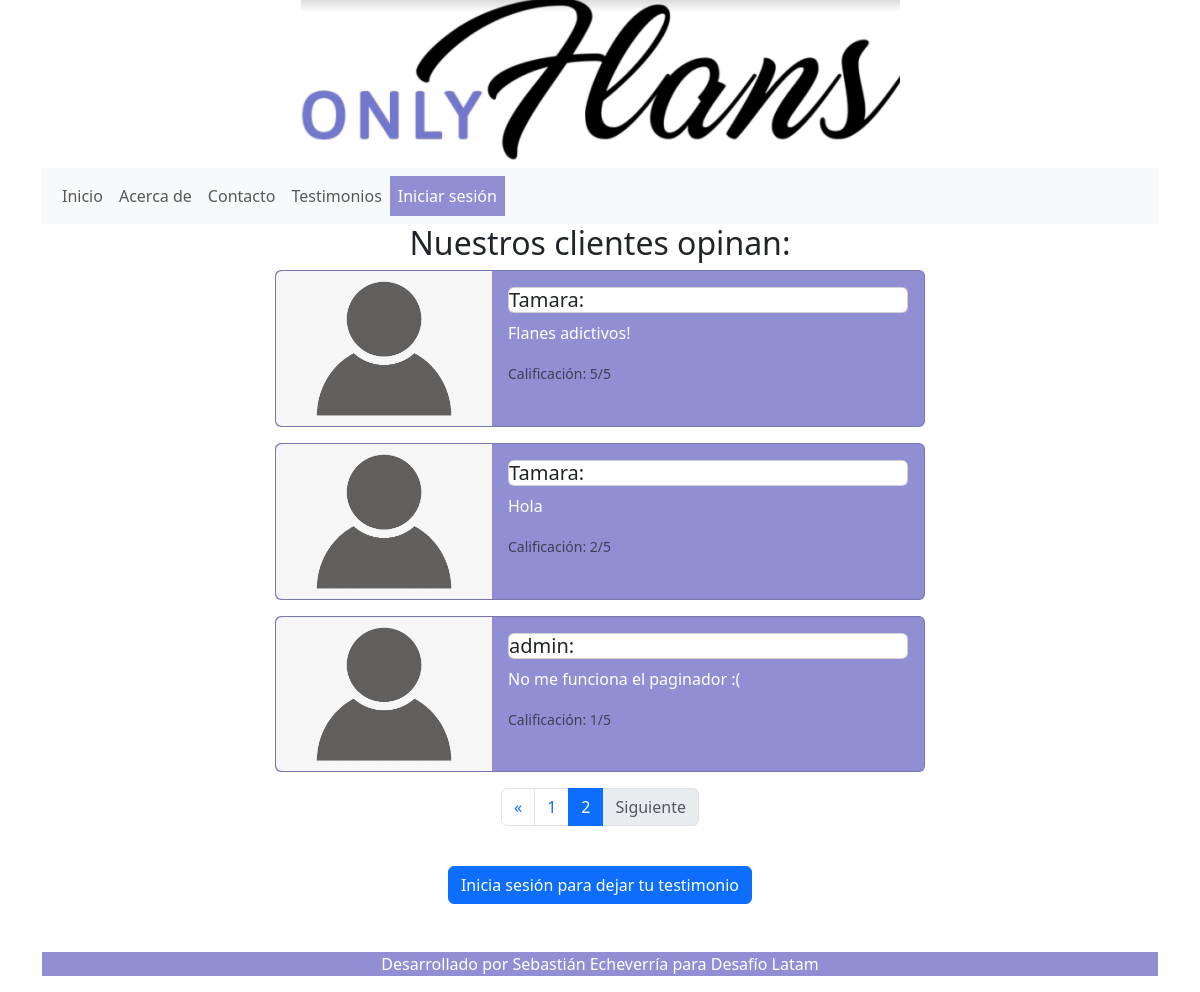
The app's page /testimonios/?page=2 with its own data.
### web/models.py (models this page shows, shortened)
class Testimonio(models.Model):
    usuario = models.ForeignKey(User, on_delete=models.CASCADE)
    testimonio = models.TextField( max_length=300)
    calificacion = models.IntegerField(choices=[(i, i) for i in range(1, 6)])

### web/views.py (the view)
# urls.py: path('testimonios/', views.testimonios, name='testimonios'),]
def testimonios(request):
    testimonios = Testimonio.objects.all()
    paginator = Paginator(testimonios, 3)
    page_number = request.GET.get('page')
    page_obj = paginator.get_page(page_number)
    print(page_obj.paginator.num_pages)
    if request.method == 'POST' and request.user.is_authenticated:
        form = TestimonioForm(request.POST)
        if form.is_valid():
            testimonio = form.save(commit=False)
            testimonio.usuario = request.user
            testimonio.save()
            return redirect('testimonios')
    else:
        form = TestimonioForm()
    return render(request, 'testimonios.html', {'page_obj': page_obj, 'form': form})

### web/templates/testimonios.html (shortened to what this page needs)
{% extends 'base.html' %}
{% load static %}
{% block content %}
    <h2 class="text-center">Nuestros clientes opinan:</h2>
    {% for testimonio in page_obj %}
    <div class="d-flex justify-content-center">
        <div class="card mb-3 bg-indigo text-white " style="max-width: 650px;">
            <div class="row g-0">
                <div class="col-md-4">
                    <img src="{% static 'img/user-icon.png' %}" class="img-fluid rounded-start" alt="Icono de usuario">
                </div>
                <div class="col-md-8">
                    <div class="card-body">
                        <h5 class="card title">{{ testimonio.usuario.username }}:</h5>
                        <p class="card-text">{{ testimonio.testimonio }}</p>
                        <p class="card-text"><small class="text-body-secondary">Calificación: {{ testimonio.calificacion }}/5</small></p>
                    </div>
                </div>
            </div>
        </div>
    </div>
    {% endfor %}
    <nav aria-label="Paginación de testimonios">
        <ul class="pagination justify-content-center">
            {% if page_obj.has_previous %}
                <li class="page-item">
                    <a class="page-link" href="?page={{ page_obj.previous_page_number }}" aria-label="Anterior">
                        <span aria-hidden="true">&laquo;</span>
                    </a>
                </li>
            {% else %}
                <li class="page-item disabled">
                    <span class="page-link">Anterior</span>
                </li>
            {% endif %}
            {% for num in page_obj.paginator.page_range %}
                <li class="page-item {% if page_obj.number == num %}active{% endif %}">
                    <a class="page-link" href="?page={{ num }}">{{ num }}</a>
                </li>
            {% endfor %}
            {% if page_obj.has_next %}
                <li class="page-item">
                    <a class="page-link" href="?page={{ page_obj.next_page_number }}" aria-label="Siguiente">
                        <span aria-hidden="true">&raquo;</span>
                    </a>
                </li>
            {% else %}
                <li class="page-item disabled">
                    <span class="page-link">Siguiente</span>
                </li>
            {% endif %}
        </ul>
    </nav>
    {% if user.is_authenticated %}
    <h3 class="text-center">Tu opinión nos interesa:</h3>
    <div class="container mt-4 mb-3">
        <div class="d-flex justify-content-center">
            <form method="post" class="form">
                {% csrf_token %}
                <div class="col-10">
                    {{ form.testimonio.label_tag }}
                    {{ form.testimonio }}
                </div>
                <div class="mb-3">
                    {{ form.calificacion.label_tag }}
                    {{ form.calificacion }}
                </div>
                <button type="submit" class="btn btn-primary text-center">Enviar testimonio</button>
            </form>
        </div>
    </div>
    {% else %}
    <div class="d-flex justify-content-center mb-5">
        <a href="{% url 'login' %}" class="btn btn-primary mt-4">Inicia sesión para dejar tu testimonio</a>
    </div>
    {% endif %}
{% endblock %}

### web/static/css/styles.css (style rules this page uses)
.bg-indigo { background-color: #918FD4; }

### records on screen
Testimonio: usuario.username "Tamara", testimonio "Flanes adictivos!", calificacion "5"
Testimonio: usuario.username "Tamara", testimonio "Hola", calificacion "2"
Testimonio: usuario.username "admin", testimonio "No me funciona el paginador :(", calificacion "1"

### other values on screen
{{ num }} "1" "2"
